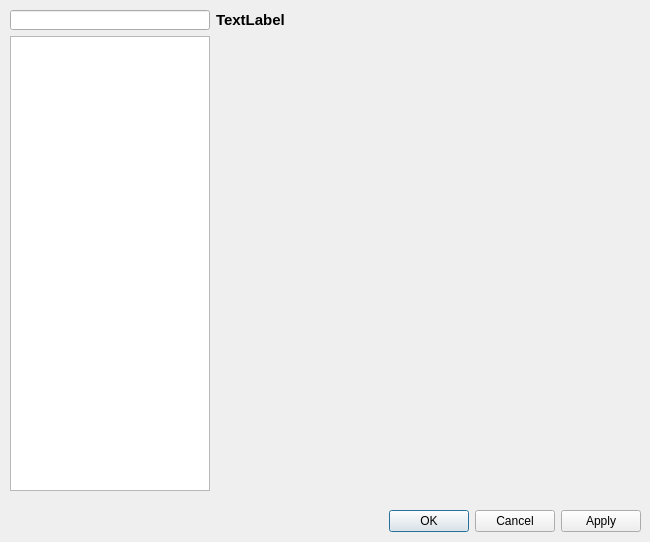
<?xml version="1.0" encoding="UTF-8"?>
<ui version="4.0">
 <class>OptionsDialog</class>
 <widget class="QDialog" name="OptionsDialog">
  <property name="geometry">
   <rect>
    <x>0</x>
    <y>0</y>
    <width>650</width>
    <height>542</height>
   </rect>
  </property>
  <property name="windowTitle">
   <string>Dialog</string>
  </property>
  <widget class="QWidget" name="gridLayoutWidget">
   <property name="geometry">
    <rect>
     <x>10</x>
     <y>10</y>
     <width>631</width>
     <height>481</height>
    </rect>
   </property>
   <layout class="QGridLayout" name="gridLayout">
    <item row="1" column="0">
     <widget class="QListWidget" name="optionList">
      <property name="minimumSize">
       <size>
        <width>200</width>
        <height>200</height>
       </size>
      </property>
      <property name="maximumSize">
       <size>
        <width>200</width>
        <height>16777215</height>
       </size>
      </property>
      <property name="selectionBehavior">
       <enum>QAbstractItemView::SelectRows</enum>
      </property>
     </widget>
    </item>
    <item row="0" column="0">
     <widget class="QLineEdit" name="filterInput">
      <property name="minimumSize">
       <size>
        <width>200</width>
        <height>20</height>
       </size>
      </property>
      <property name="maximumSize">
       <size>
        <width>200</width>
        <height>20</height>
       </size>
      </property>
     </widget>
    </item>
    <item row="0" column="1">
     <widget class="QLabel" name="optionLabel">
      <property name="sizePolicy">
       <sizepolicy hsizetype="Expanding" vsizetype="Preferred">
        <horstretch>0</horstretch>
        <verstretch>0</verstretch>
       </sizepolicy>
      </property>
      <property name="font">
       <font>
        <pointsize>11</pointsize>
        <weight>75</weight>
        <bold>true</bold>
       </font>
      </property>
      <property name="text">
       <string>TextLabel</string>
      </property>
     </widget>
    </item>
   </layout>
  </widget>
  <widget class="QDialogButtonBox" name="buttonBox">
   <property name="geometry">
    <rect>
     <x>10</x>
     <y>510</y>
     <width>631</width>
     <height>23</height>
    </rect>
   </property>
   <property name="standardButtons">
    <set>QDialogButtonBox::Apply|QDialogButtonBox::Cancel|QDialogButtonBox::Ok</set>
   </property>
  </widget>
 </widget>
 <resources/>
 <connections>
  <connection>
   <sender>buttonBox</sender>
   <signal>accepted()</signal>
   <receiver>OptionsDialog</receiver>
   <slot>accept()</slot>
   <hints>
    <hint type="sourcelabel">
     <x>325</x>
     <y>521</y>
    </hint>
    <hint type="destinationlabel">
     <x>324</x>
     <y>270</y>
    </hint>
   </hints>
  </connection>
 </connections>
</ui>
